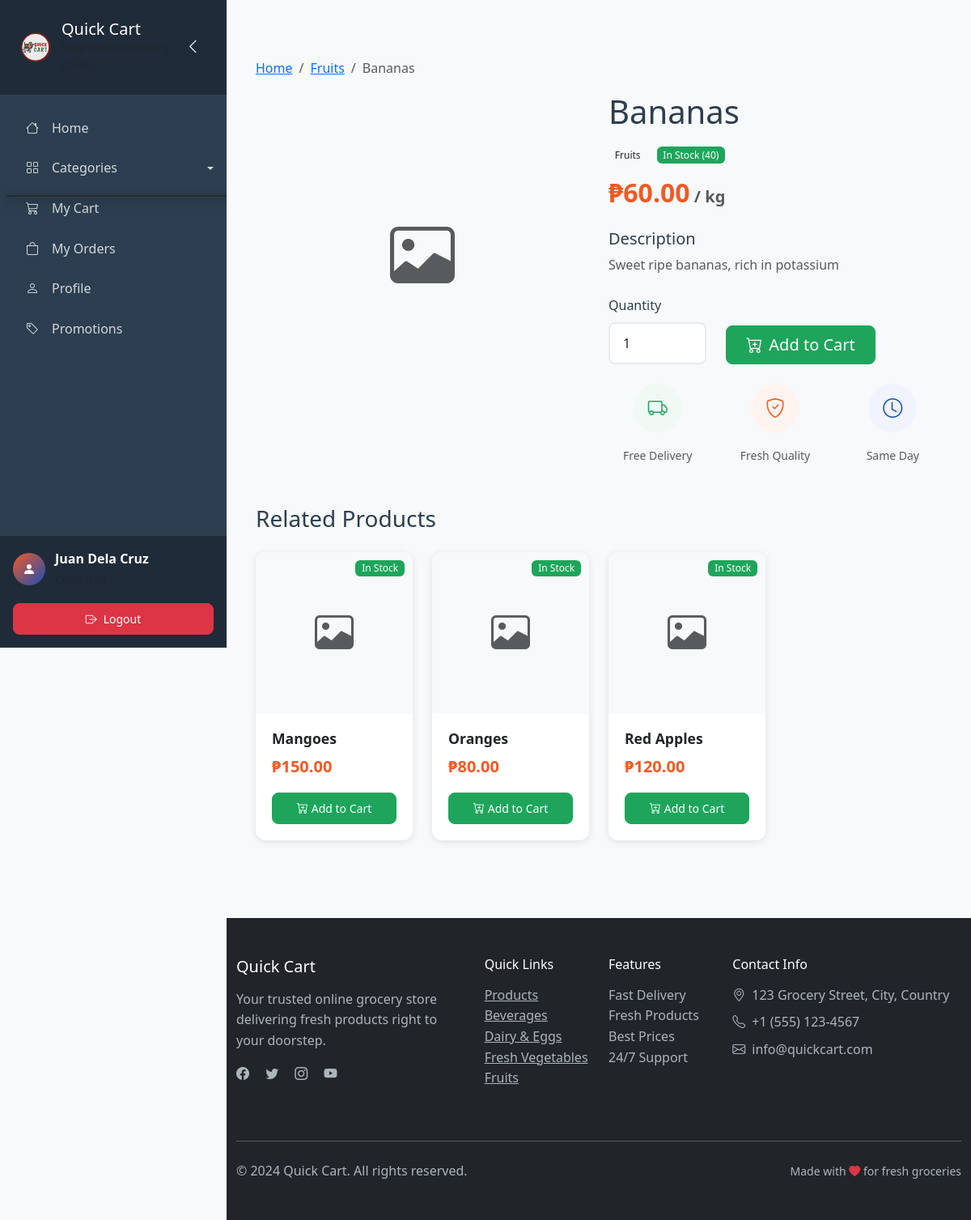
Before: /store/product/bananas/ (signed in) with the older database file.
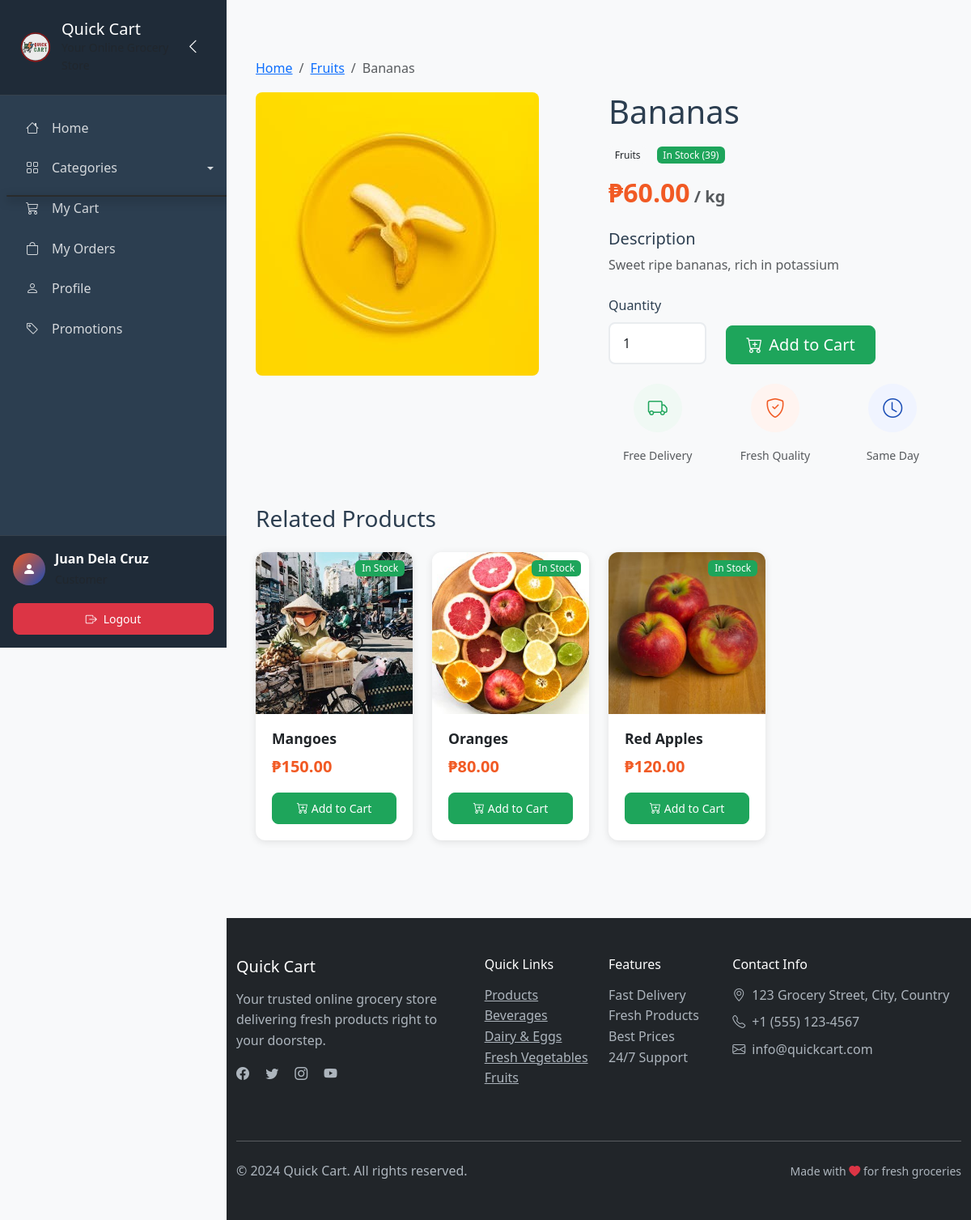
After: the same page with the newer database file.
### store/models.py (models this page shows, shortened)
class Product(models.Model):
    name = models.CharField(max_length=200)
    slug = models.SlugField(max_length=200, unique=True)
    category = models.ForeignKey(Category, on_delete=models.CASCADE, related_name='products')
    description = models.TextField()
    price = models.DecimalField(max_digits=10, decimal_places=2, validators=[MinValueValidator(0)])
    image = models.ImageField(upload_to='products/', blank=True, null=True)
    stock_quantity = models.PositiveIntegerField(default=0)
    is_available = models.BooleanField(default=True)
    is_featured = models.BooleanField(default=False)
    weight = models.DecimalField(max_digits=5, decimal_places=2, blank=True, null=True, help_text="Weight in kg")
    unit = models.CharField(max_length=20, default='piece', help_text="Unit of measurement (piece, kg, liter, etc.)")
    created_at = models.DateTimeField(auto_now_add=True)
    updated_at = models.DateTimeField(auto_now=True)
    class Meta:
        ordering = ['name']
    def is_in_stock(self):
        return self.stock_quantity > 0 and self.is_available
    def get_stock_status(self):
        if self.stock_quantity == 0:
            return 'out_of_stock'
        elif self.stock_quantity <= 5:
            return 'low_stock'
        else:
            return 'in_stock'

class Category(models.Model):
    name = models.CharField(max_length=100, unique=True)
    slug = models.SlugField(max_length=100, unique=True)
    description = models.TextField(blank=True)
    image = models.ImageField(upload_to='categories/', blank=True, null=True)
    is_active = models.BooleanField(default=True)
    created_at = models.DateTimeField(auto_now_add=True)
    class Meta:
        verbose_name_plural = 'Categories'
        ordering = ['name']

### store/views.py (the view)
# urls.py: path('product/<slug:slug>/', views.product_detail, name='product_detail'),
def product_detail(request, slug):
    product = get_object_or_404(Product, slug=slug, is_available=True)
    related_products = Product.objects.filter(
        category=product.category,
        is_available=True
    ).exclude(id=product.id)[:4]
    context = {
        'product': product,
        'related_products': related_products,
    }
    template = 'store/product_detail_landing.html' if not request.user.is_authenticated else 'store/product_detail.html'
    return render(request, template, context)

### cart/context_processors.py (called while the page is built)
def cart_context(request):
    try:
        cart = get_or_create_cart(request)
        return {
            'cart': cart,
            'cart_total_items': cart.get_total_items(),
            'cart_total_price': cart.get_total_price(),
        }
    except:
        return {
            'cart': None,
            'cart_total_items': 0,
            'cart_total_price': 0,
        }

### cart/models.py (called while the page is built)
    def get_total_price(self):
        return sum(item.get_total_price() for item in self.items.all())

    def get_total_items(self):
        return sum(item.quantity for item in self.items.all())

### store/context_processors.py (called while the page is built)
def categories_context(request):
    return {
        'categories': Category.objects.filter(is_active=True).order_by('name')
    }

### templates/store/product_detail.html (shortened to what the changed rows need)
{% extends 'sidebar_base.html' %}
{% load static %}
{% block content %}
<div class="container my-5">
    <nav aria-label="breadcrumb">
        <ol class="breadcrumb">
            <li class="breadcrumb-item"><a href="{% url 'store:product_list' %}">Home</a></li>
            <li class="breadcrumb-item"><a href="{% url 'store:category_products' product.category.slug %}">{{ product.category.name }}</a></li>
            <li class="breadcrumb-item active">{{ product.name }}</li>
        </ol>
    </nav>
    <div class="row">
        <div class="col-md-6">
            <div class="product-image-container">
                {% if product.image %}
                <img src="{{ product.image.url }}" class="img-fluid rounded-3" alt="{{ product.name }}" id="mainImage">
                {% else %}
                <div class="bg-light rounded-3 d-flex align-items-center justify-content-center" style="height: 400px;">
                    <i class="bi bi-image text-muted" style="font-size: 5rem;"></i>
                </div>
                {% endif %}
            </div>
        </div>
        <div class="col-md-6">
            <div class="product-info">
                <h1 class="mb-3">{{ product.name }}</h1>
                <div class="mb-3">
                    <span class="badge bg-light text-dark me-2">{{ product.category.name }}</span>
                    <span class="badge {% if product.get_stock_status == 'in_stock' %}bg-success{% elif product.get_stock_status == 'low_stock' %}bg-warning{% else %}bg-danger{% endif %}">
                        {% if product.get_stock_status == 'in_stock' %}In Stock ({{ product.stock_quantity }})
                        {% elif product.get_stock_status == 'low_stock' %}Low Stock ({{ product.stock_quantity }})
                        {% else %}Out of Stock{% endif %}
                    </span>
                </div>
                <div class="product-price mb-4">
                    <span class="h2 text-orange fw-bold">₱{{ product.price }}</span>
                    {% if product.unit %}
                    <span class="text-muted">/ {{ product.unit }}</span>
                    {% endif %}
                </div>
                <div class="product-description mb-4">
                    <h5>Description</h5>
                    <p class="text-muted">{{ product.description }}</p>
                </div>
                {% if user.is_authenticated and user.role == 'admin' %}
                <div class="alert alert-info mb-4">
                    <i class="bi bi-info-circle me-2"></i>
                    <strong>Admin View:</strong> You are viewing this product as an administrator.
                    <a href="/admin/store/product/{{ product.id }}/change/" target="_blank" class="alert-link">Edit Product</a>
                </div>
                {% elif product.is_in_stock %}
                <form method="POST" action="{% url 'cart:add_to_cart' product.id %}" class="mb-4">
                    <div class="row align-items-end">
                    </div>
                </form>
                {% else %}
                <div class="alert alert-warning">
                    <i class="bi bi-exclamation-triangle me-2"></i>
                    This product is currently out of stock.
                </div>
                {% endif %}
                <div class="product-features">
                    <div class="row text-center">
                    </div>
                </div>
            </div>
        </div>
    </div>
    {% if related_products %}
    <section class="mt-5">
        <div class="row">
            {% for product in related_products %}
            <div class="col-lg-3 col-md-6 mb-4">
                <div class="card product-card h-100">
                    <div class="position-relative">
                        <a href="{% url 'store:product_detail' product.slug %}">
                            {% if product.image %}
                            <img src="{{ product.image.url }}" class="card-img-top" alt="{{ product.name }}">
                            {% else %}
                            <div class="card-img-top bg-light d-flex align-items-center justify-content-center">
                                <i class="bi bi-image text-muted" style="font-size: 3rem;"></i>
                            </div>
                            {% endif %}
                        </a>
                        <span class="badge stock-badge {% if product.get_stock_status == 'in_stock' %}badge-in-stock{% elif product.get_stock_status == 'low_stock' %}badge-low-stock{% else %}badge-out-of-stock{% endif %}">
                            {% if product.get_stock_status == 'in_stock' %}In Stock
                            {% elif product.get_stock_status == 'low_stock' %}Low Stock
                            {% else %}Out of Stock{% endif %}
                        </span>
                    </div>
                    <div class="card-body">
                        <h6 class="card-title">
                            <a href="{% url 'store:product_detail' product.slug %}" class="text-decoration-none text-dark">
                                {{ product.name }}
                            </a>
                        </h6>
                        <div class="product-price">₱{{ product.price }}</div>
                        {% if product.is_in_stock %}
                        <form method="POST" action="{% url 'cart:add_to_cart' product.id %}">
                            <button type="submit" class="btn btn-add-to-cart btn-sm w-100">
                                <i class="bi bi-cart-plus me-1"></i>Add to Cart
                            </button>
                        </form>
                        {% else %}
                        <button class="btn btn-secondary btn-sm w-100" disabled>
                            Out of Stock
                        </button>
                        {% endif %}
                    </div>
                </div>
            </div>
            {% endfor %}
        </div>
    </section>
    {% endif %}
</div>
{% endblock %}

Changed rows visible on the page:
changed Product "Bananas": image: picture added; stock_quantity "40" → "39"; image empty → "products/bananas.jpg" (drawn)
changed Product "Mangoes": image: picture added; image empty → "products/mangoes.jpg" (drawn)
changed Product "Oranges": image: picture added; image empty → "products/oranges.jpg" (drawn)
changed Product "Red Apples": image: picture added; image empty → "products/red-apples.jpg" (drawn)
